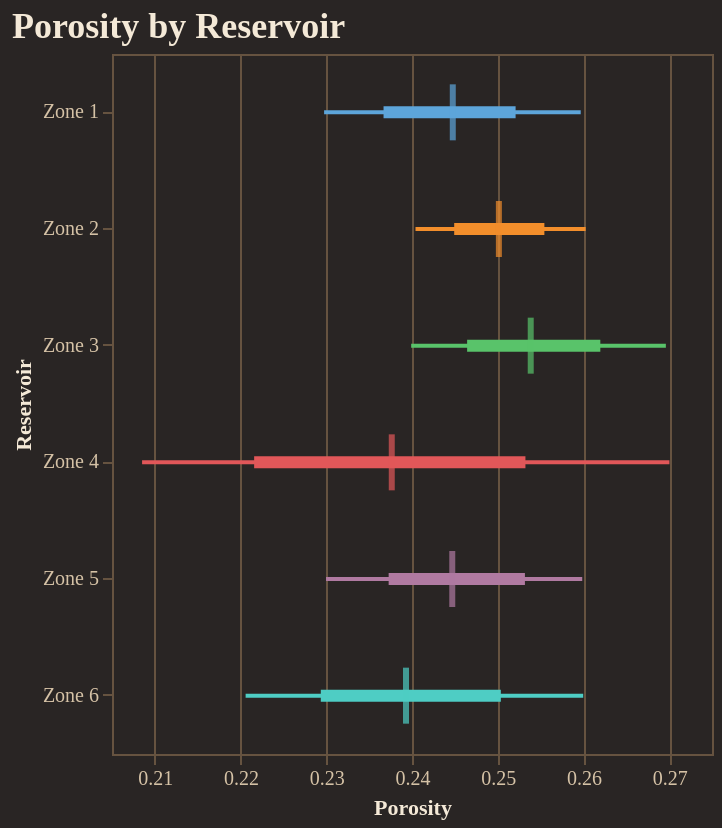

Here is the notebook cell this chart was saved with:
### Code cell
fig = reporter.plotter.forest_plot(
    "Porosity", 
    backend=PLOTTING_BACKEND
)
fig.show()

### Figure 1 — Vega-Lite specification as saved in the notebook (floating-point values rounded to 4 significant figures)
{"config": {"background": "#292524", "view": {"fill": "#292524", "stroke": "#665340"}, "title": {"color": "#f4e9d7", "font": "Merriweather", "fontSize": 18, "fontWeight": 600, "subtitleColor": "#d5c2a6", "anchor": "start"}, "axis": {"domainColor": "#665340", "gridColor": "#665340", "tickColor": "#665340", "labelColor": "#d5c2a6", "titleColor": "#f4e9d7", "labelFont": "Merriweather", "titleFont": "Merriweather"}, "legend": {"titleColor": "#f4e9d7", "labelColor": "#d5c2a6", "labelFont": "Merriweather", "titleFont": "Merriweather", "orient": "top-right", "symbolType": "circle"}, "header": {"labelColor": "#d5c2a6", "titleColor": "#f4e9d7", "labelFont": "Merriweather", "titleFont": "Merriweather"}, "mark": {"color": "#c78d3b"}, "line": {"color": "#c78d3b"}, "bar": {"color": "#c78d3b"}, "point": {"color": "#ddb06d"}, "area": {"color": "#c78d3b", "opacity": 0.35}, "text": {"color": "#f4e9d7", "font": "Merriweather"}, "range": {"category": ["#5DA5DA", "#F28E2B", "#59C36A", "#E15759", "#B07AA1", "#4ECDC4", "#FF9DA7", "#EDC948"]}}, "layer": [{"mark": {"type": "rule", "strokeWidth": 2}, "encoding": {"color": {"field": "group", "legend": null, "type": "nominal"}, "x": {"field": "p10", "scale": {"zero": false}, "title": "Porosity", "type": "quantitative"}, "x2": {"field": "p90"}, "y": {"field": "group", "sort": ["Zone 1", "Zone 2", "Zone 3", "Zone 4", "Zone 5", "Zone 6"], "title": "Reservoir", "type": "nominal"}}}, {"mark": {"type": "rule", "strokeWidth": 6}, "encoding": {"color": {"field": "group", "legend": null, "type": "nominal"}, "x": {"field": "p25", "scale": {"zero": false}, "title": "Porosity", "type": "quantitative"}, "x2": {"field": "p75"}, "y": {"field": "group", "sort": ["Zone 1", "Zone 2", "Zone 3", "Zone 4", "Zone 5", "Zone 6"], "title": "Reservoir", "type": "nominal"}}}, {"mark": {"type": "tick", "color": "black", "size": 28, "thickness": 3}, "encoding": {"color": {"field": "group", "legend": null, "type": "nominal"}, "tooltip": [{"field": "group", "title": "Group", "type": "nominal"}, {"field": "p10", "title": "P10", "type": "quantitative"}, {"field": "p25", "title": "P25", "type": "quantitative"}, {"field": "median", "title": "Median", "type": "quantitative"}, {"field": "p75", "title": "P75", "type": "quantitative"}, {"field": "p90", "title": "P90", "type": "quantitative"}], "x": {"field": "median", "scale": {"zero": false}, "title": "Porosity", "type": "quantitative"}, "y": {"field": "group", "sort": ["Zone 1", "Zone 2", "Zone 3", "Zone 4", "Zone 5", "Zone 6"], "title": "Reservoir", "type": "nominal"}}}], "data": {"name": "data-751f117877436071cbf6304215011898"}, "height": 350, "title": "Porosity by Reservoir", "width": "container", "$schema": "https://vega.github.io/schema/vega-lite/v5.20.1.json", "datasets": {"data-751f117877436071cbf6304215011898": [{"group": "Zone 1", "p10": 0.2297, "p25": 0.2367, "median": 0.2448, "p75": 0.2521, "p90": 0.2597}, {"group": "Zone 2", "p10": 0.2404, "p25": 0.2449, "median": 0.2501, "p75": 0.2554, "p90": 0.2603}, {"group": "Zone 3", "p10": 0.2399, "p25": 0.2464, "median": 0.2539, "p75": 0.262, "p90": 0.2696}, {"group": "Zone 4", "p10": 0.2085, "p25": 0.2216, "median": 0.2376, "p75": 0.2532, "p90": 0.27}, {"group": "Zone 5", "p10": 0.23, "p25": 0.2373, "median": 0.2447, "p75": 0.2532, "p90": 0.2599}, {"group": "Zone 6", "p10": 0.2206, "p25": 0.2294, "median": 0.2393, "p75": 0.2504, "p90": 0.26}]}}
